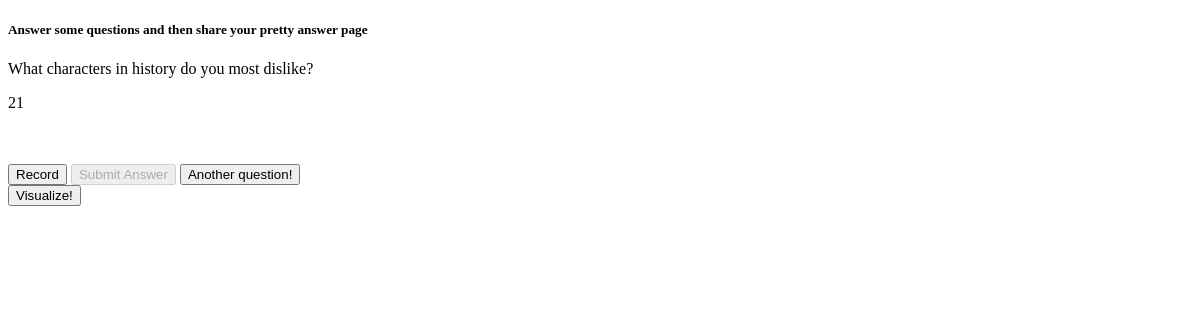
The app's page /users/3, older data.
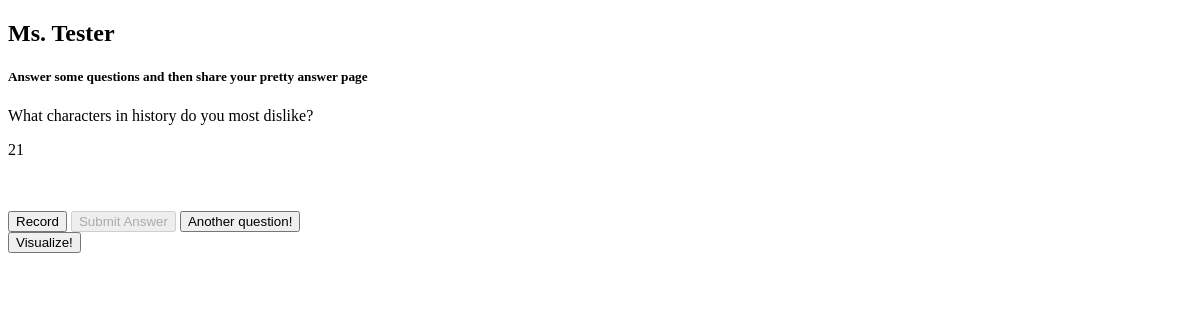
The same page, newer data.
### model.py (models this page shows, shortened)
class Question(db.Model):
    __tablename__ = "questions"
    question_id = db.Column(db.Integer, autoincrement=True, primary_key=True)
    question_text = db.Column(db.String(500))
    category_id = db.Column(db.Integer, db.ForeignKey('categories.category_id'))
    category = db.relationship("Category",
                          backref=db.backref("questions", order_by=question_id))

class User(db.Model):
    __tablename__ = "users"
    user_id = db.Column(db.Integer, autoincrement=True, primary_key=True)
    email = db.Column(db.String(64), nullable=True)
    password = db.Column(db.String(64), nullable=True)
    first_name = db.Column(db.String(80))
    last_name = db.Column(db.String(80))

### server.py (the view)
@app.route("/users/<int:user_id>", methods=['GET'])
def user_profile(user_id):
    all_questions = db.session.query(Question.question_text, Question.question_id).all()
    unformatted_question = random.choice(all_questions)
    question_text = str(unformatted_question[0])
    question_id = unformatted_question[1]
    user = User.query.get(user_id)
    session["question_id"] = question_id
    return render_template("user_alarm.html", user=user, question=question_text, question_id=question_id)

### templates/user_alarm.html (shortened to what this page needs)
<!DOCTYPE html>
<html>
<head>
</head>
<body>
  <h2>{{ user.first_name }}</h2>
  <h5>Answer some questions and then share your pretty answer page</h5>
  <p>{{ question }}</p>
  <p>{{ question_id }}</p>
  <br><br>
  <button onclick="startRecording(this);">Record</button>
  <button id="submit_answer" onclick="stopRecording(this);" disabled>Submit Answer</button>
  <button id="next_question">Another question!</button>
  <form action="/visualize" method="GET">
  <input type="submit" value="Visualize!">
  </form>
</body>
</html>

Row changes from the older to the newer data that the page shows:
added User: first_name "Ms. Tester"
